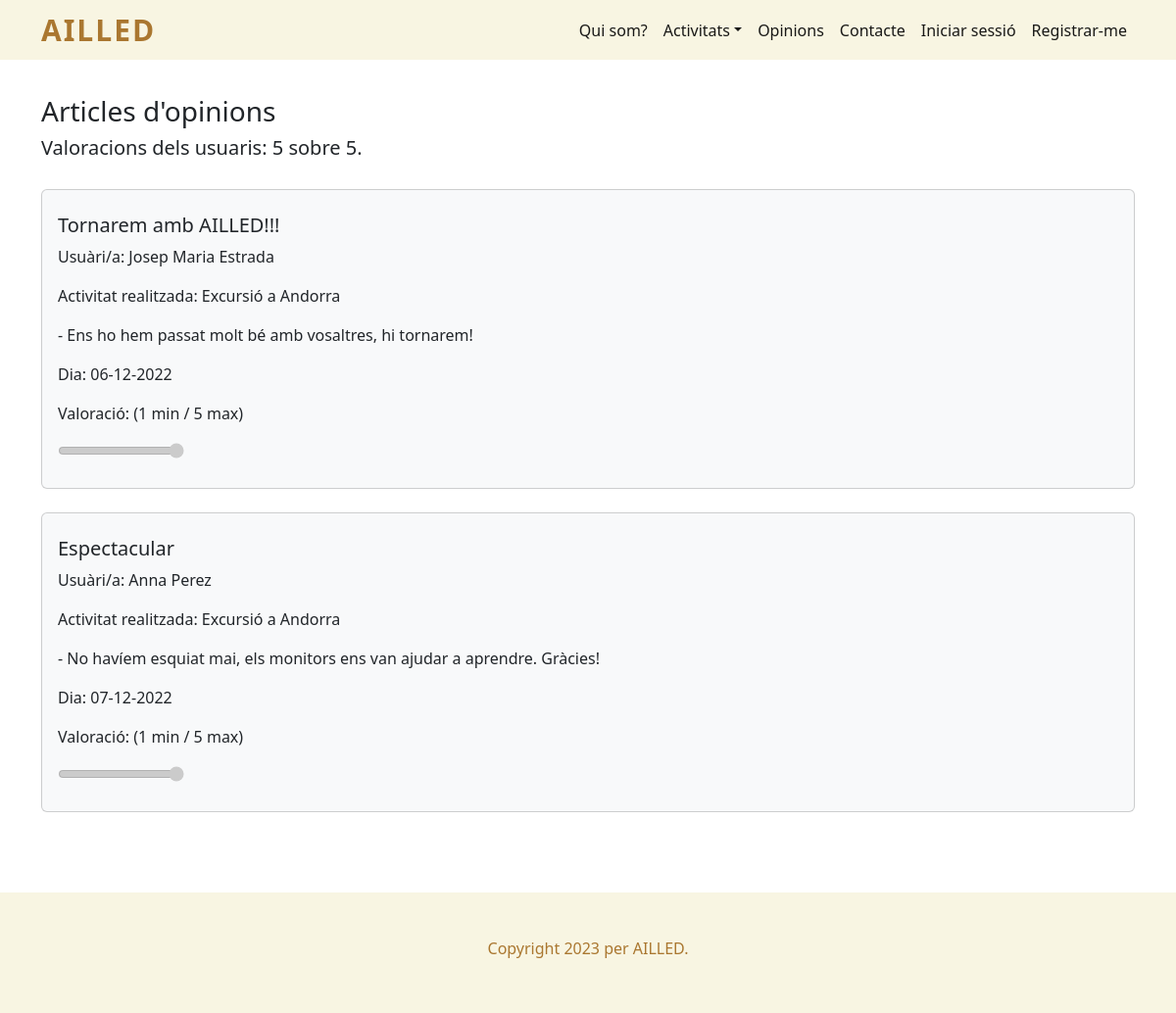
The page /articles_opinions.php on the database its author committed.
### tables this page shows
CREATE TABLE `opinio` (
  `id` int(11) NOT NULL,
  `id_usuari` int(11) NOT NULL,
  `id_activitat` int(11) NOT NULL,
  `titol` varchar(50) NOT NULL,
  `descripcio` varchar(300) NOT NULL,
  `valoracio` int(11) NOT NULL,
  `dia` date NOT NULL
);

CREATE TABLE `usuari` (
  `id` int(11) NOT NULL,
  `nom` varchar(50) NOT NULL,
  `telefon` int(11) NOT NULL,
  `email` varchar(50) NOT NULL,
  `contrasenya` text NOT NULL,
  `imatge` varchar(50) NOT NULL,
  `es_admin` int(11) NOT NULL
);

CREATE TABLE `activitat` (
  `id` int(11) NOT NULL,
  `nom` varchar(50) NOT NULL,
  `id_usuari` int(11) NOT NULL,
  `ubicacio` varchar(50) NOT NULL,
  `descripcio` varchar(300) NOT NULL,
  `participants` int(11) NOT NULL,
  `participants_disponibles` int(11) NOT NULL,
  `dia` date NOT NULL,
  `hora` time NOT NULL,
  `preu` int(11) NOT NULL,
  `imatge` varchar(50) NOT NULL,
  `transport` int(11) NOT NULL,
  `lloc_sortida_transport` varchar(50) NOT NULL,
  `id_vehicle_transport` int(11) NOT NULL,
  `voluntaris` int(11) NOT NULL,
  `voluntaris_disponibles` int(11) NOT NULL,
  `esta_acceptada` int(11) NOT NULL
);

### articles_opinions.php (the view, shortened to what this page needs)
<!doctype html>
<html lang="es">
<head>
  <?php
    include "codi_repetit/head.php";
  ?>
</head>
<body>
  <header>
    <?php
      include "codi_repetit/menu_navegacio.php";
    ?>
  </header>
  <main>
    <section id="contingut_pagina">
      <div class="container">
        <h3>Articles d'opinions</h3>
        <?php
        $sql_mitja = "SELECT AVG(valoracio) FROM opinio";
        $resultat_mitja = $connexio->query($sql_mitja);
        while ($row_mitja = mysqli_fetch_array($resultat_mitja)) {
          echo "<h5>Valoracions dels usuaris: " . round($row_mitja["AVG(valoracio)"]) . " sobre 5.</h5>";
        }
          ?>
        <div style="padding: 2% 0">
          <?php
          $sql_opinio = "SELECT * FROM opinio ORDER BY dia";
          $resultat_opinio = $connexio->query($sql_opinio);
          if ($resultat_opinio->num_rows > 0) {
            while ($row_opinio = $resultat_opinio->fetch_assoc()) {
              ?>
              <div class="card bg-light mb-4 py-2">
                <div class="card-body">
                  <h5 class="card-title">
                    <?php echo $row_opinio["titol"] ?>
                  </h5>
                  <p class="card-text">
                    Usuàri/a:
                    <?php
                    $sql_usuari = "SELECT * FROM usuari WHERE id = " . $row_opinio["id_usuari"];
                    $resultat_usuari = $connexio->query($sql_usuari);
                    while ($row_usuari = $resultat_usuari->fetch_assoc()) {
                      echo $row_usuari["nom"];
                    }
                    ?>
                  </p>
                  <p class="card-text">
                    Activitat realitzada:
                    <?php
                    $sql_usuari = "SELECT * FROM activitat WHERE id = " . $row_opinio["id_activitat"];
                    $resultat_usuari = $connexio->query($sql_usuari);
                    while ($row_usuari = $resultat_usuari->fetch_assoc()) {
                      echo $row_usuari["nom"];
                    }
                    ?>
                  </p>
                  <p class="card-text">
                    - <?php echo $row_opinio["descripcio"] ?>
                  </p>
                  <p class="card-text">
                    Dia:
                    <?php
                    $data_convertida = date("d-m-Y", strtotime($row_opinio["dia"]));
                    echo $data_convertida;
                    ?>
                  </p>
                  <p class="card-text">
                    Valoració: (1 min / 5 max)
                  </p>
                  <input type="range" id="range" disabled value="<?php echo $row_opinio["valoracio"] ?>" min="1" max="5">
                </div>
              </div>
              <?php
            }
          }
          ?>
        </div>
      </div>
    </section>
  </main>
  <footer>
    <?php
      include "codi_repetit/peu_pagina.php";
    ?>
  </footer>
</body>
</html>

### estils/css.css (style rules this page uses)
main section { padding: 3% 0; }
footer { background-color: #F8F5E2; padding: 4% 0; }

### rows shown on the page
opinio: titol "Tornarem amb AILLED!!!", descripcio "Ens ho hem passat molt bé amb vosaltres, hi tornarem!", dia "06-12-2022", valoracio "5"
usuari: nom "Josep Maria Estrada"
activitat: nom "Excursió a Andorra"
opinio: titol "Espectacular", descripcio "No havíem esquiat mai, els monitors ens van ajudar a aprendre. Gràcies!", dia "07-12-2022", valoracio "5"
usuari: nom "Anna Perez"

### other values the page prints
$row_mitja["AVG(valoracio)"] "5"
